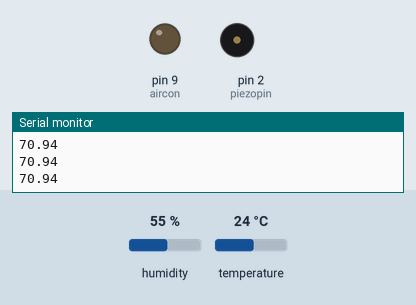
The sketch below on a simulated Arduino Uno, built with avr-gcc and run on an emulated ATmega328P. Parts: output pins drawn as LEDs (lit = HIGH), buzzer (waves = sounding), the last lines printed to the serial monitor. The test bench sets the inputs (shaded band); at power-on: temperature 24 °C, humidity 55 %.

Above: at 3.8 s.
3.9 s: temperature set to 27 °C
7.8 s: temperature set to 30 °C
At 11.2 s:
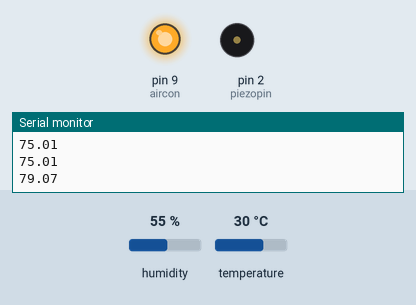
11.7 s: humidity set to 43 %
15.6 s: humidity set to 40 %
At 18.8 s:
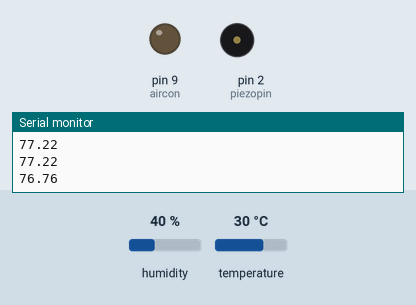
19.5 s: humidity set to 68 %
At 20.8 s:
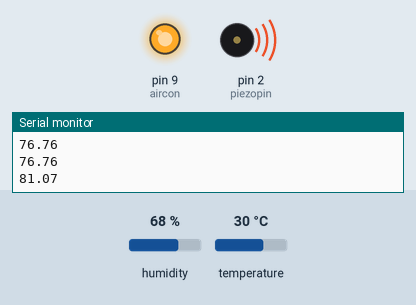
23.4 s: humidity set to 22 %
At 26.0 s:
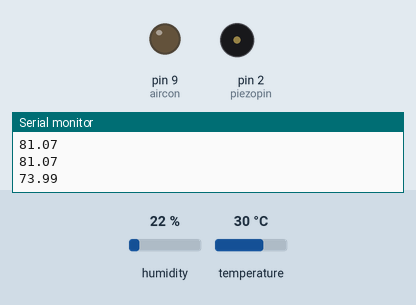
Timing chart, 0 to 27.5 s (numbered marks = the images above; inputs shaded):
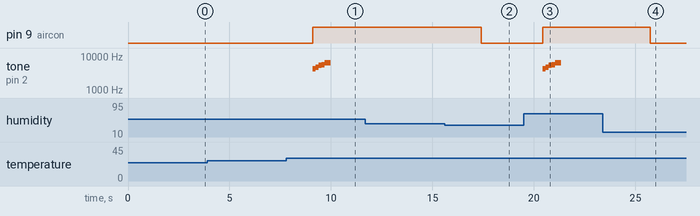

Measured:
- the behaviour switches between 28 and 29 °C on temperature (found by bisection; images 0 and 1)
- the behaviour switches between 42 and 41 % on humidity (found by bisection; images 1 and 2)
- after the input at 7.8 s, pin 9 (aircon): LOW → HIGH after 1.3 s; tone on pin 2 (piezopin): plays 4186 Hz for 0.15 s, 4698 Hz for 0.15 s, 5274 Hz for 0.15 s, 5587 Hz for 0.15 s, 6271 Hz for 0.30 s, starting after 1.3 s
- after the input at 15.6 s, pin 9 (aircon): HIGH → LOW after 1.8 s
- after the input at 19.5 s, pin 9 (aircon): LOW → HIGH after 0.94 s; tone on pin 2 (piezopin): plays 4186 Hz for 0.15 s, 4698 Hz for 0.15 s, 5274 Hz for 0.15 s, 5587 Hz for 0.15 s, 6271 Hz for 0.30 s, starting after 0.94 s
- after the input at 23.4 s, pin 9 (aircon): HIGH → LOW after 2.3 s

The sketch:

aircon_1.ino
```cpp
#include "DHT.h"

#define DHTPIN 3
#define DHTTYPE DHT11

int piezopin  = 2;
int aircon = 9;
int notes[] = {4186,4698,5274,5587,6271};

boolean flag = 0;
DHT dht(DHTPIN,DHTTYPE);
void setup() {
  // put your setup code here, to run once:
  Serial.begin(9600);
  dht.begin();
  pinMode(piezopin,OUTPUT);
  pinMode(aircon,OUTPUT);
}

void loop() {
  // put your main code here, to run repeatedly:
  float humidity = dht.readHumidity();
  float temperature = dht.readTemperature();
  if(isnan(humidity)||isnan(temperature)){
    Serial.println("Failed to read from DHT sersor");
    return ;
  }
  float discomfortindex = (1.8*temperature)-(0.55*(1-humidity/100.0)*(1.8*temperature -26))+32;
  Serial.println(discomfortindex);

  if(discomfortindex > 77){
    digitalWrite(aircon,HIGH);
    if(flag ==0){
      for(int i = 0;i<5;i++){
        tone(piezopin,notes[i],300);
        delay(150);
      }
      flag =1;
    }
  }
  else{
    digitalWrite(aircon,LOW);
    flag = 0;
  }
  delay(1500);
}
```
